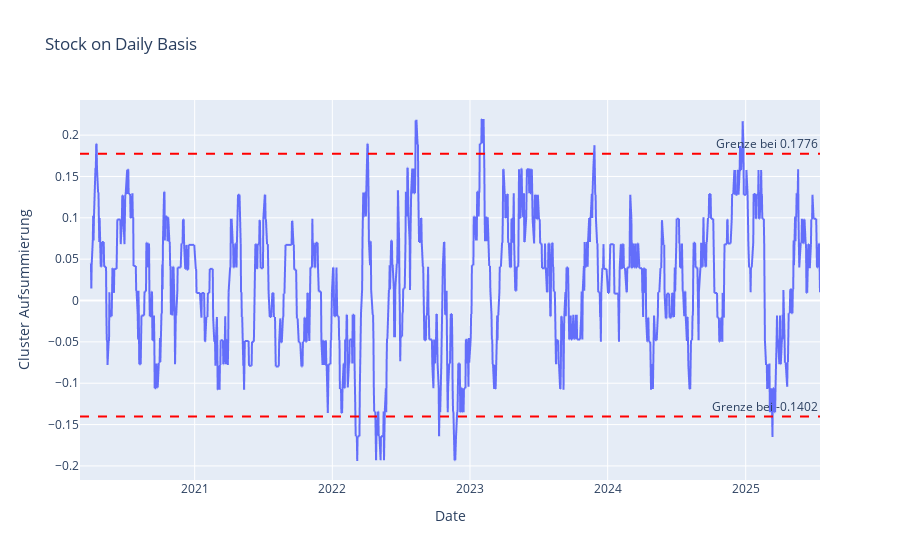

The notebook cell this image was saved under:
### Markdown cell above
### Show the boundaries

### Code cell
fig = px.line(df_stock, x="date", y="density", title="Stock on Daily Basis",
                  labels={"date": "Date", "density": "Cluster Aufsummierung"})

fig.add_hline(y=upper_limit, line_dash="dash", line_color="red", annotation_text=f"Grenze bei {round(upper_limit,4)}")
fig.add_hline(y=lower_limit, line_dash="dash", line_color="red", annotation_text=f"Grenze bei {round(lower_limit,4)}")


fig.show()

### Figure 1 — Plotly figure (JSON) as saved in the notebook; plotly's stock layout.template omitted (floating-point values rounded to 4 significant figures; data arrays with more than 128 entries replaced by an {"elided": "..."} marker saying what was removed)
{"data": [{"hovertemplate": "Date=%{x}<br>Cluster Aufsummierung=%{y}<extra></extra>", "legendgroup": "", "line": {"color": "#636efa", "dash": "solid"}, "marker": {"symbol": "circle"}, "mode": "lines", "name": "", "showlegend": false, "type": "scattergl", "x": {"elided": "1348 str values"}, "xaxis": "x", "y": {"elided": "1348 float values"}, "yaxis": "y"}], "layout": {"annotations": [{"showarrow": false, "text": "Grenze bei 0.1776", "x": 1, "xanchor": "right", "xref": "x domain", "y": 0.1776, "yanchor": "bottom", "yref": "y"}, {"showarrow": false, "text": "Grenze bei -0.1402", "x": 1, "xanchor": "right", "xref": "x domain", "y": -0.1402, "yanchor": "bottom", "yref": "y"}], "legend": {"tracegroupgap": 0}, "shapes": [{"line": {"color": "red", "dash": "dash"}, "type": "line", "x0": 0, "x1": 1, "xref": "x domain", "y0": 0.1776, "y1": 0.1776, "yref": "y"}, {"line": {"color": "red", "dash": "dash"}, "type": "line", "x0": 0, "x1": 1, "xref": "x domain", "y0": -0.1402, "y1": -0.1402, "yref": "y"}], "title": {"text": "Stock on Daily Basis"}, "xaxis": {"anchor": "y", "domain": [0, 1], "title": {"text": "Date"}}, "yaxis": {"anchor": "x", "domain": [0, 1], "title": {"text": "Cluster Aufsummierung"}}}}
